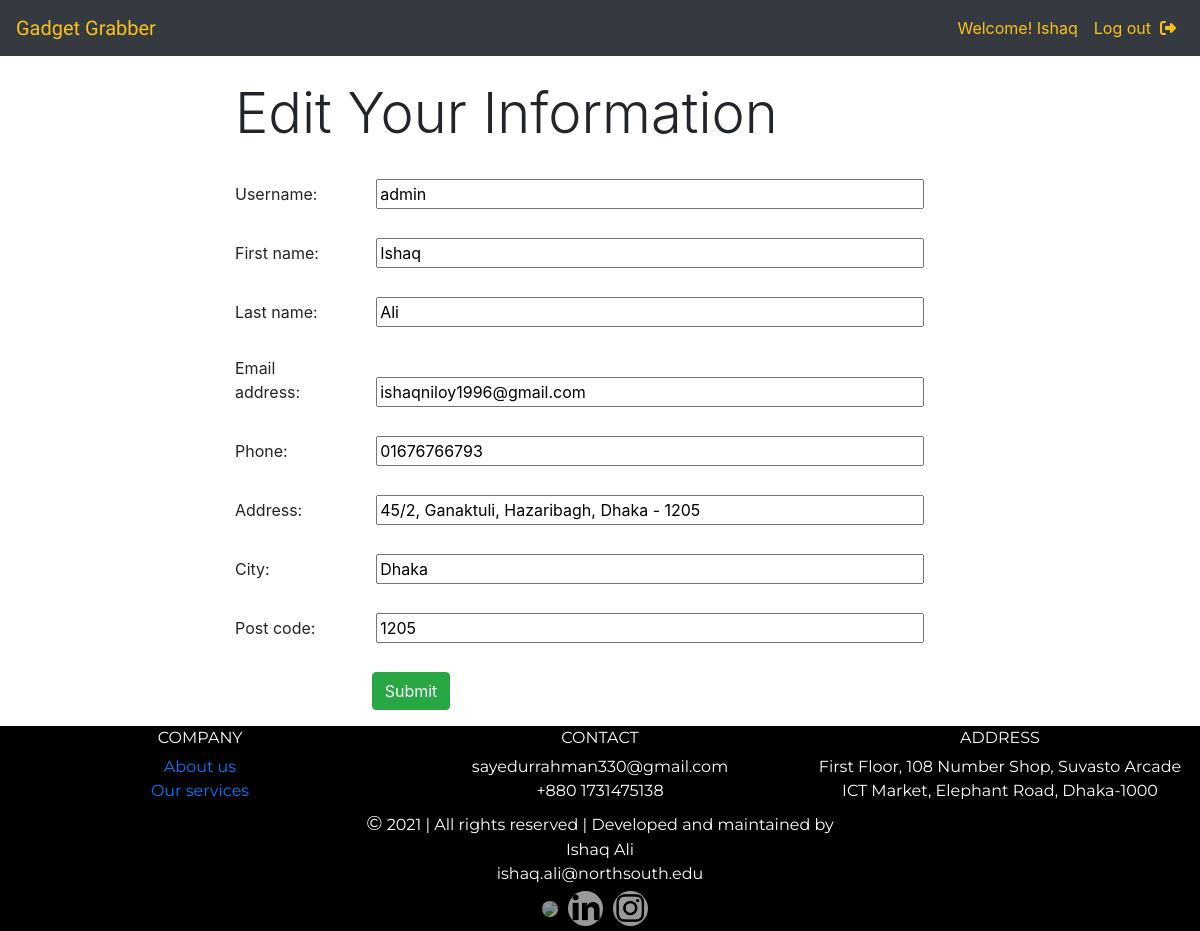
The page /product/user/1/ on the database its author committed.
### product/models.py (models this page shows, shortened)
class User(AbstractUser):
    address = models.CharField(max_length=256)
    phone = models.CharField(max_length=14)
    city = models.CharField(max_length=250)
    post_code = models.CharField(max_length=250)

### product/views.py (the view)
# urls.py: url(r'^user/(?P<pk>[0-9]+)/$', views.AccountUpdateView.as_view(), name='account-update'),
class AccountUpdateView(generic.UpdateView):
    model = User
    template_name = 'product/update_form.html'
    fields = ['username', 'first_name', 'last_name', 'email', 'phone', 'address', 'city', 'post_code']

### product/templates/product/update_form.html (shortened to what this page needs)
{% extends 'product/registration_form.html' %}
{% block h3 %} Edit Your Information {% endblock %}

### product/templates/product/base.html (shortened to what this page needs)
<!DOCTYPE html>
<html lang="en">
<head>
    {% load static %}
    <link rel="stylesheet" href="https://maxcdn.bootstrapcdn.com/bootstrap/4.5.2/css/bootstrap.min.css">
    <link rel="stylesheet" href="{% static 'product/style.css' %}">
</head>
<body>
<nav class="navbar sticky-top navbar-inverse navbar-expand-md bg-dark navbar-dark">
    <a class="navbar-brand" href="{% url 'product:index' %}" style="color: #fac219">Gadget Grabber</a>
    <div class="collapse navbar-collapse justify-content-between" id="collapsibleNavbar">
        <div class="navbar-nav">
            {% if user.is_authenticated %}
                <a class="nav-item nav-link" href="{% url 'product:account' %}" onMouseOver="this.style.color='#fff'" onMouseOut="this.style.color='#fac219'" style="color: #fac219">Welcome! {{ user.first_name }}</a>
                <a class="nav-item nav-link" href="{% url 'product:logout' %}" onMouseOver="this.style.color='#fff'" onMouseOut="this.style.color='#fac219'" style="color: #fac219">Log out &nbsp<span class="fa fa-sign-out-alt" aria-hidden="true"></span></a>
            {% endif %}
        </div>
    </div>
</nav>
<br>
{% block body %}
{% endblock %}
<div class="container-fluid footer">
    <div class="row" id="footer-row">
        <div class="col-sm-4"><p class="footer-heading">COMPANY</p><p class="footer-body"><a href="#" class="footer-body">About us</a><br><a href="#services" class="footer-body">Our services</a><br></p></div>
        <div class="col-sm-4"><p class="footer-heading">CONTACT</p><p class="footer-body">sayedurrahman330@gmail.com<br>+880 1731475138<br></p>
        </div>
        <div class="col-sm-4"><p class="footer-heading">ADDRESS</p><p class="footer-body">First Floor, 108 Number Shop, Suvasto Arcade ICT Market, Elephant Road, Dhaka-1000</p></div>
    </div>
    <div class="row" id="footer-row">
        <div class="col-sm-12">
            <p><span id="copy-right">&copy</span> 2021 | All rights reserved | Developed and maintained by<br>Ishaq Ali<br>ishaq.ali@northsouth.edu</p>
            <p>
                <a href="https://www.facebook.com/iniloy2" target="_blank"><img src="{% static 'product/images/facebook-footer.png' %}" class="footer-social"></a><a href="https://www.linkedin.com/in/ishaq-niloy-541833150" target="_blank"><img src="{% static 'product/images/linked_in_footer.png' %}" class="footer-social"></a><a href="https://www.instagram.com/ishaqniloy" target="_blank"><img src="{% static 'product/images/instagram-footer.png' %}" class="footer-social"></a>
            </p>
        </div>
    </div>
</div>
</body>
</html>

### product/templates/product/form_template.html (shortened to what this page needs)
{% for field in form %}
    <div class="form-group">
        <label class="control-label col-sm-2">{{ field.label_tag }}</label>
        <span class="col-sm-10">{{ field }}</span>
    </div>
{% endfor %}

### product/static/product/style.css (style rules this page uses)
html { height: 100%; }
body { display: flex; flex-direction: column; height: 100%; }
.navbar-brand { font-family: 'Satisfy', cursive; color: #fac219; }
img { width: 100%; }
#footer-row { background-color: #000; text-align: center; color: #fff; }
.footer { font-family: 'Montserrat'; margin-top: auto; width: 100%; }
.footer img { border-radius: 50%; width: 35%; }
.footer-social { background-color: white; opacity: 0.6; margin-right: 10px; }
.footer img { width: 35px; }
.footer p { margin-bottom: 5px; }
#copy-right { font-size: 20px; font-family: 'Montserrat'; }
.control-label { padding-left: 0px; }
#id_username, #id_last_name, #id_email, #id_first_name, #id_password, #id_phone, #id_address, #id_city, #id_post_code { width: 75%; }

### rows shown on the page
User: first_name "Ishaq", form "admin" "Ishaq" "Ali" "ishaqniloy1996@gmail.com" "01676766793" "45/2, Ganaktuli, Hazaribagh, Dhaka - 1205" "Dhaka" "1205"

### other values the page prints
{{ field.label_tag }} "Username:" "First name:" "Last name:" "Email address:" "Phone:" "Address:" "City:" "Post code:"
